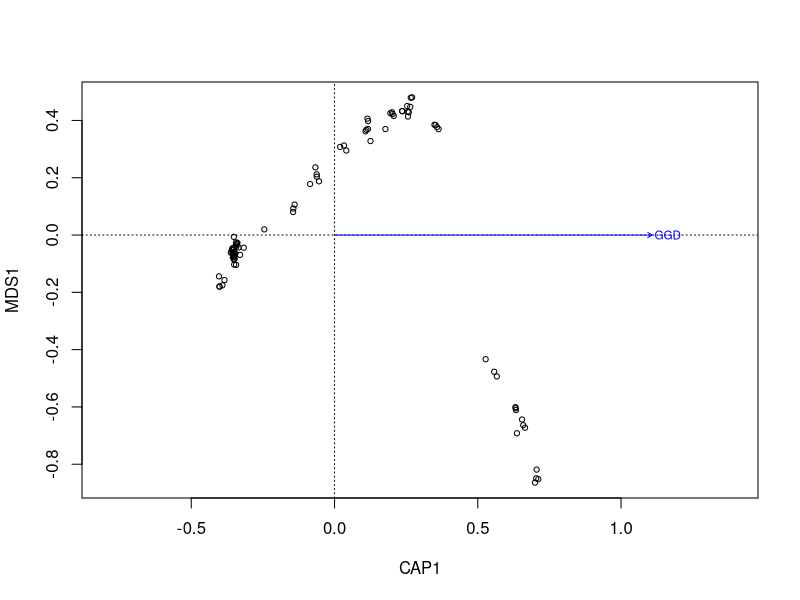

This figure's R source:
## NOTE1: R script for running db-RDA IBD
## NOTE2: This script uses a slighty reformated genetic distance maxtrix from Step4 (modified in excel to semicolon seperated; see Step5_outI_mean100_corrected.csv - herein termed "outI_mean100_corrected.csv")
## NOTE3: This script uses a list of GPS coordinate data for the specimens incoporated (see Step5_I_coords.csv - herein termed "I_coords.csv")
## NOTE4: This script uses a slighty reformated geographic distance maxtrix (in km) from GeographicDistanceMatrixGenerator_v1.2.3 (modified in excel to semicolon seperated; see Step5_I_GGD.csv - herein termed "I_GGD.csv")

setwd("C:<path_to_files>")
install.packages("vegan")
library(vegan)

# import genetic distance matrix
I_dist_GD <- read.csv("outI_mean100_corrected.csv", row.names = 1, sep = ";")

# import geographic coordinates and geographic distance matrices
I_coords <- read.csv("I_coords.csv", row.names = 1, sep = ";")
I_GGD <- read.csv("I_GGD.csv", row.names = 1, sep = ";")

# run PCoA of pairwise geographic distances, select first principal coordinate as input below
I_GGD_pcoa <- cmdscale(as.dist(I_GGD), eig=T)
I_coords["GGD"] <- I_GGD_pcoa$points[,1]

# test for correlation among latitude, longitude and geographic distance
cor(I_coords)

# I db-RDA for dist
I_dist_GD_rda <- capscale(as.dist(I_dist_GD) ~ GGD, I_coords, add = T)
summary(I_dist_GD_rda)
plot(I_dist_GD_rda)
anova.cca(I_dist_GD_rda, permutations = 9999)
RsquareAdj(I_dist_GD_rda)